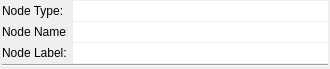
<?xml version="1.0" encoding="UTF-8"?>
<ui version="4.0">
 <class>wgNodeId</class>
 <widget class="QWidget" name="wgNodeId">
  <property name="geometry">
   <rect>
    <x>0</x>
    <y>0</y>
    <width>330</width>
    <height>69</height>
   </rect>
  </property>
  <property name="windowTitle">
   <string>Node Id</string>
  </property>
  <layout class="QGridLayout" name="glNodeId">
   <property name="leftMargin">
    <number>2</number>
   </property>
   <property name="topMargin">
    <number>0</number>
   </property>
   <property name="rightMargin">
    <number>2</number>
   </property>
   <property name="bottomMargin">
    <number>0</number>
   </property>
   <property name="spacing">
    <number>0</number>
   </property>
   <item row="0" column="0">
    <layout class="QHBoxLayout" name="hlNodeType">
     <property name="spacing">
      <number>6</number>
     </property>
     <item>
      <widget class="QLabel" name="lNodeType">
       <property name="sizePolicy">
        <sizepolicy hsizetype="Fixed" vsizetype="Fixed">
         <horstretch>0</horstretch>
         <verstretch>0</verstretch>
        </sizepolicy>
       </property>
       <property name="minimumSize">
        <size>
         <width>65</width>
         <height>0</height>
        </size>
       </property>
       <property name="maximumSize">
        <size>
         <width>65</width>
         <height>16777215</height>
        </size>
       </property>
       <property name="text">
        <string>Node Type: </string>
       </property>
      </widget>
     </item>
     <item>
      <widget class="QLineEdit" name="leNodeType">
       <property name="text">
        <string/>
       </property>
       <property name="frame">
        <bool>false</bool>
       </property>
       <property name="readOnly">
        <bool>true</bool>
       </property>
      </widget>
     </item>
    </layout>
   </item>
   <item row="1" column="0">
    <layout class="QHBoxLayout" name="hlNodeName">
     <property name="spacing">
      <number>6</number>
     </property>
     <item>
      <widget class="QLabel" name="lNodeName">
       <property name="sizePolicy">
        <sizepolicy hsizetype="Fixed" vsizetype="Fixed">
         <horstretch>0</horstretch>
         <verstretch>0</verstretch>
        </sizepolicy>
       </property>
       <property name="minimumSize">
        <size>
         <width>65</width>
         <height>0</height>
        </size>
       </property>
       <property name="maximumSize">
        <size>
         <width>65</width>
         <height>16777215</height>
        </size>
       </property>
       <property name="text">
        <string>Node Name: </string>
       </property>
      </widget>
     </item>
     <item>
      <widget class="QLineEdit" name="leNodeName">
       <property name="frame">
        <bool>false</bool>
       </property>
       <property name="readOnly">
        <bool>true</bool>
       </property>
      </widget>
     </item>
    </layout>
   </item>
   <item row="2" column="0">
    <layout class="QHBoxLayout" name="hlNodeLabel">
     <property name="spacing">
      <number>6</number>
     </property>
     <item>
      <widget class="QLabel" name="lNodeLabel">
       <property name="sizePolicy">
        <sizepolicy hsizetype="Fixed" vsizetype="Fixed">
         <horstretch>0</horstretch>
         <verstretch>0</verstretch>
        </sizepolicy>
       </property>
       <property name="minimumSize">
        <size>
         <width>65</width>
         <height>0</height>
        </size>
       </property>
       <property name="maximumSize">
        <size>
         <width>65</width>
         <height>16777215</height>
        </size>
       </property>
       <property name="text">
        <string>Node Label: </string>
       </property>
      </widget>
     </item>
     <item>
      <widget class="QLineEdit" name="leNodeLabel">
       <property name="frame">
        <bool>false</bool>
       </property>
       <property name="readOnly">
        <bool>false</bool>
       </property>
      </widget>
     </item>
    </layout>
   </item>
   <item row="3" column="0">
    <widget class="Line" name="line">
     <property name="orientation">
      <enum>Qt::Horizontal</enum>
     </property>
    </widget>
   </item>
  </layout>
 </widget>
 <resources/>
 <connections/>
</ui>
